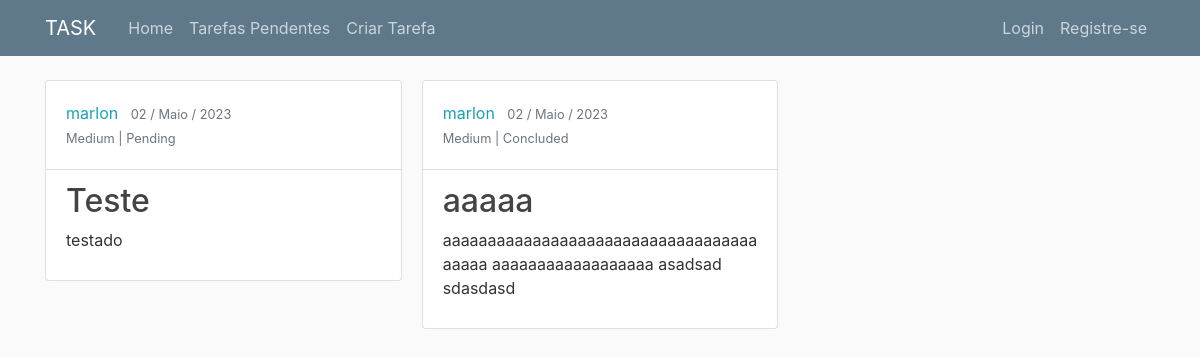
The page / on the database its author committed.
### task/models.py (models this page shows, shortened)
class Post(models.Model):
    STATUS_OPTIONS = (
        ('concluded', 'Concluded'),
        ('pending', 'Pending'),
        ('postponed', 'Postponed'),
    )
    PRIORITY_OPTIONS = (
        ('high', 'High'),
        ('medium', 'Medium'),
        ('low', 'Low'),
    )
    title = models.CharField(max_length=100)
    content = models.TextField()
    data_post = models.DateField(default=timezone.now)
    priority = models.CharField(
        max_length=25, choices=PRIORITY_OPTIONS, default='medium')
    status = models.CharField(
        max_length=25, choices=STATUS_OPTIONS, default='pending')
    author = models.ForeignKey(User, on_delete=models.CASCADE)

### task/views.py (the view)
# urls.py: path('', views.index, name='task-index'),
def index(request):
    context = {'posts': Post.objects.all()}
    return render(request, 'task/index.html', context)

### task/templates/task/index.html
{% extends 'base.html' %}
{% block content %}
<div class="row">
    <div class="col-lg-12">
        <div class="card-columns">
            {% for post in posts %}
            <div class="card">
                <div class="card-body">
                    <div>
                        <a class="mr-2" href="#">{{ post.author }}</a>
                        <small class="text-muted">
                            {{ post.data_post|date:'d / F / Y' }}
                        </small>
                    </div>
                    <div>
                        <small class="text-muted">
                            {{ post.priority|capfirst }}
                            | {{ post.status|capfirst }}
                        </small>
                    </div>
                </div>
                <div class="card-footer bg-transparent border-top-light-custom text-left">
                    <h2><a class="article-title" href="#">{{ post.title }}</a></h2>
                    <p class="article-content">{{ post.content }}</p>
                </div>
            </div>
            {% endfor %}
        </div>
    </div>
</div>
{% endblock content %}

### templates/base.html (shortened to what this page needs)
{% load static %}
<!DOCTYPE html>
<html lang="pt-BR">
<head>
    {% include 'parciais/_head.html' %}
</head>
<body>
    <header class='site-header'>
        {% include 'parciais/_nav.html' %}
    </header>
    <main class="container mt-4 mb-4">
        {% block content %}{% endblock %}
    </main>
</body>
</html>

### templates/parciais/_head.html (shortened to what this page needs)
{% load static %}
<link rel="stylesheet" href="{% static 'assets/bootstrap/css/bootstrap.css'%}">
<link rel="stylesheet" href="{% static 'assets/custom/css/style.css'%}">

### templates/parciais/_nav.html (shortened to what this page needs)
<nav class="navbar navbar-expand-md navbar-dark bg-steel fixed-top">
    <div class="container">
        <a class="navbar-brand mr-4" href="{% url 'task-index' %}">TASK</a>
        <div class="collapse navbar-collapse" id="navbarToggle">
            <div class="navbar-nav mr-auto">
                <a class="nav-item nav-link" href="{% url 'task-index' %}">Home</a>
                <a class="nav-item nav-link" href="{% url 'task-pending' %}">Tarefas Pendentes</a>
                <a class="nav-item nav-link" href="{% url 'task-create' %}">Criar Tarefa</a>
            </div>
            <div class="navbar-nav">
                {% if user.is_authenticated %}
                <a class="nav-item nav-link" href="">Profile</a>
                <a class="nav-item nav-link" href="">Logout</a>
                {% else %}
                <a class="nav-item nav-link" href="">Login</a>
                <a class="nav-item nav-link" href="">Registre-se</a>
                {% endif %}
            </div>
        </div>
    </div>
</nav>

### templates/parciais/_footer.html (shortened to what this page needs)
{% load static %}

### templates/static/assets/custom/css/style.css (style rules this page uses)
body { background: #fafafa; color: #333333; margin-top: 5rem; }
h1,h2,h3,h4,h5,h6 { color: #444444; }
.bg-steel { background-color: #5f788a; }
.site-header .navbar-nav .nav-link { color: #cbd5db; }
.article-title { color: #444444; }
.article-content { white-space: pre-line; }

### rows shown on the page
Post: author "marlon", data_post "02 / Maio / 2023", priority "Medium", status "Pending", title "Teste", content "testado"
Post: author "marlon", data_post "02 / Maio / 2023", priority "Medium", status "Concluded", title "aaaaa", content "aaaaaaaaaaaaaaaaaaaaaaaaaaaaaaaaaaaaaaaa aaaaaaaaaaaaaaaaaa asadsad sdasdasd"
